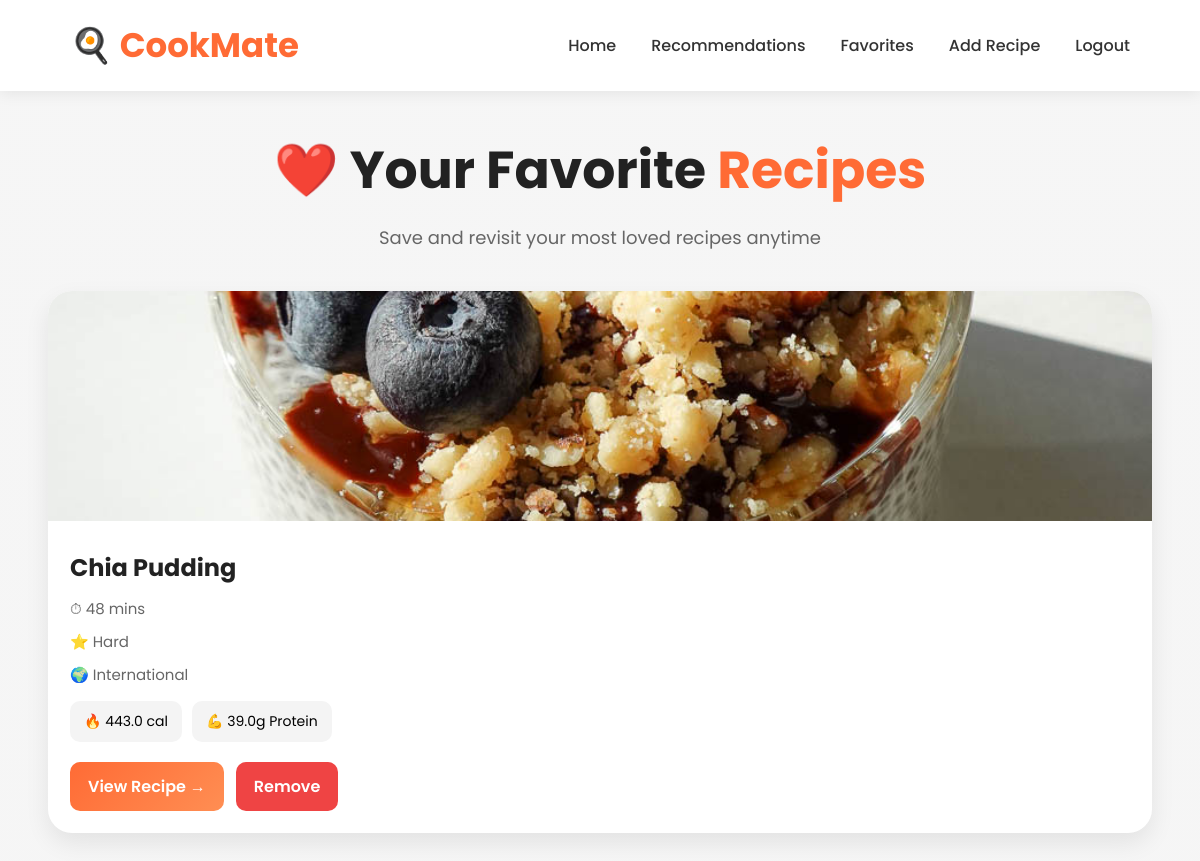
The page /favorites/ (signed in) on the database its author committed.
### recipes/models.py (models this page shows, shortened)
class Favorite(models.Model):
    user = models.ForeignKey(
        User,
        on_delete=models.CASCADE
    )
    recipe = models.ForeignKey(
        Recipe,
        on_delete=models.CASCADE
    )
    created_at = models.DateTimeField(
        auto_now_add=True
    )

class Recipe(models.Model):
    name = models.CharField(max_length=200)
    ingredients = models.ManyToManyField(Ingredient)
    instructions = models.TextField()
    cooking_time = models.IntegerField()
    difficulty = models.CharField(max_length=50)
    cuisine = models.CharField(
    max_length=100,
    null=True,
    blank=True)
    image = models.ImageField(upload_to='recipe_images/', null=True, blank=True)
    user = models.ForeignKey(User, on_delete=models.CASCADE, null=True, blank=True)
    popularity_score = models.IntegerField(default=0)

class Nutrition(models.Model):
    recipe = models.OneToOneField(Recipe, on_delete=models.CASCADE)
    calories = models.FloatField()
    protein = models.FloatField()
    carbs = models.FloatField()
    fats = models.FloatField()

### recipes/views.py (the view)
@login_required
def favorites(request):
    favorite_items = Favorite.objects.filter(
        user=request.user
    ).select_related('recipe')
    return render(
        request,
        'favorites.html',
        {
            'favorite_items': favorite_items
        }
    )

### recipes/templates/favorites.html (shortened to what this page needs)
<!DOCTYPE html>
<html lang="en">
<head>
</head>
<body>
    <div class="navbar">
        <div class="logo">
            🍳 CookMate
        </div>
        <div class="nav-links">
            <a href="/landing/">Home</a>
            <a href="/home/">Recommendations</a>
            <a href="/favorites/">Favorites</a>
            <a href="/add-recipe/">Add Recipe</a>
            <a href="/logout/">Logout</a>
        </div>
    </div>
    <div class="hero">
        <h1>
            ❤️ Your Favorite
            <span>Recipes</span>
        </h1>
        <p>
            Save and revisit your most loved recipes anytime
        </p>
    </div>
    {% if favorite_items %}
        <div class="recipe-grid">
            {% for item in favorite_items %}
                <div class="recipe-card">
                    {% if item.recipe.image %}
                        <img
                            src="{{ item.recipe.image.url }}"
                            class="recipe-image"
                        >
                    {% else %}
                        <img
                            src="https://images.unsplash.com/photo-1504674900247-0877df9cc836?q=80&w=1974&auto=format&fit=crop"
                            class="recipe-image"
                        >
                    {% endif %}
                    <div class="recipe-content">
                        <div class="recipe-title">
                            {{ item.recipe.name }}
                        </div>
                        <div class="recipe-info">
                            ⏱ {{ item.recipe.cooking_time }} mins
                        </div>
                        <div class="recipe-info">
                            ⭐ {{ item.recipe.difficulty }}
                        </div>
                        <div class="recipe-info">
                            🌍 {{ item.recipe.cuisine }}
                        </div>
                        {% if item.recipe.nutrition %}
                            <div class="nutrition-box">
                                <div class="nutrition-item">
                                    🔥
                                    {{ item.recipe.nutrition.calories }}
                                    cal
                                </div>
                                <div class="nutrition-item">
                                    💪
                                    {{ item.recipe.nutrition.protein }}g Protein
                                </div>
                            </div>
                        {% endif %}
                        <div class="button-group">
                            <a
                                href="/recipe/{{ item.recipe.id }}/"
                                class="view-btn"
                            >
                                View Recipe →
                            </a>
                            <a
                                href="/favorite/{{ item.recipe.id }}/"
                                class="remove-btn"
                            >
                                Remove
                            </a>
                        </div>
                    </div>
                </div>
            {% endfor %}
        </div>
    {% endif %}
</body>
</html>

### recipes/templates/favorites.html (style rules this page uses)
* { margin:0; padding:0; box-sizing:border-box; font-family:'Poppins',sans-serif; }
body { background: linear-gradient(rgba(245,245,245,0.92), rgba(245,245,245,0.95)), url('https://images.unsplash.com/photo-1490645935967-10de6ba17061?q=80&w=2070&auto=format&fit=crop'); background-size:cover; background-position:center; background-attachment:fixed; }
.navbar { width:100%; padding:20px 70px; background:white; display:flex; justify-content:space-between; align-items:center; box-shadow:0 2px 15px rgba(0,0,0,0.08); position:sticky; top:0; z-index:100; }
.logo { font-size:34px; font-weight:700; color:#ff6b35; }
.nav-links { display:flex; gap:35px; }
.nav-links a { text-decoration:none; color:#333; font-weight:500; transition:0.3s; }
.hero { width:90%; margin:40px auto 20px auto; text-align:center; }
.hero h1 { font-size:52px; margin-bottom:15px; color:#222; }
.hero span { color:#ff6b35; }
.hero p { font-size:18px; color:#666; }
.recipe-grid { width:92%; margin:40px auto; display:grid; grid-template-columns:repeat(auto-fit,minmax(300px,1fr)); gap:30px; padding-bottom:70px; }
.recipe-card { background:white; border-radius:24px; overflow:hidden; box-shadow:0 10px 25px rgba(0,0,0,0.08); transition:0.4s; }
.recipe-image { width:100%; height:230px; object-fit:cover; }
.recipe-content { padding:22px; }
.recipe-title { font-size:24px; font-weight:700; margin-bottom:12px; color:#222; }
.recipe-info { color:#666; margin-bottom:10px; font-size:15px; }
.nutrition-box { display:flex; flex-wrap:wrap; gap:10px; margin-top:15px; margin-bottom:20px; }
.nutrition-item { background:#f4f4f4; padding:10px 14px; border-radius:10px; font-size:14px; }
.button-group { display:flex; gap:12px; flex-wrap:wrap; }
.view-btn { display:inline-block; padding:12px 18px; background:linear-gradient(135deg,#ff6b35,#ff8e53); color:white; text-decoration:none; border-radius:10px; font-weight:600; transition:0.3s; }
.remove-btn { display:inline-block; padding:12px 18px; background:#ef4444; color:white; text-decoration:none; border-radius:10px; font-weight:600; transition:0.3s; }

### rows shown on the page
Favorite: recipe.image (picture), recipe.name "Chia Pudding", recipe.cooking_time "48", recipe.difficulty "Hard", recipe.cuisine "International", recipe.nutrition.calories "443.0", recipe.nutrition.protein "39.0"
